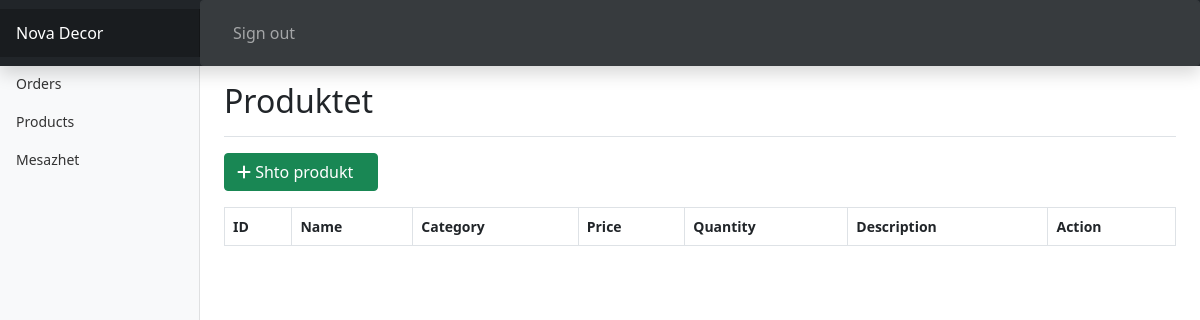
Page /login/admin/products.php (signed in) on the earlier database version.
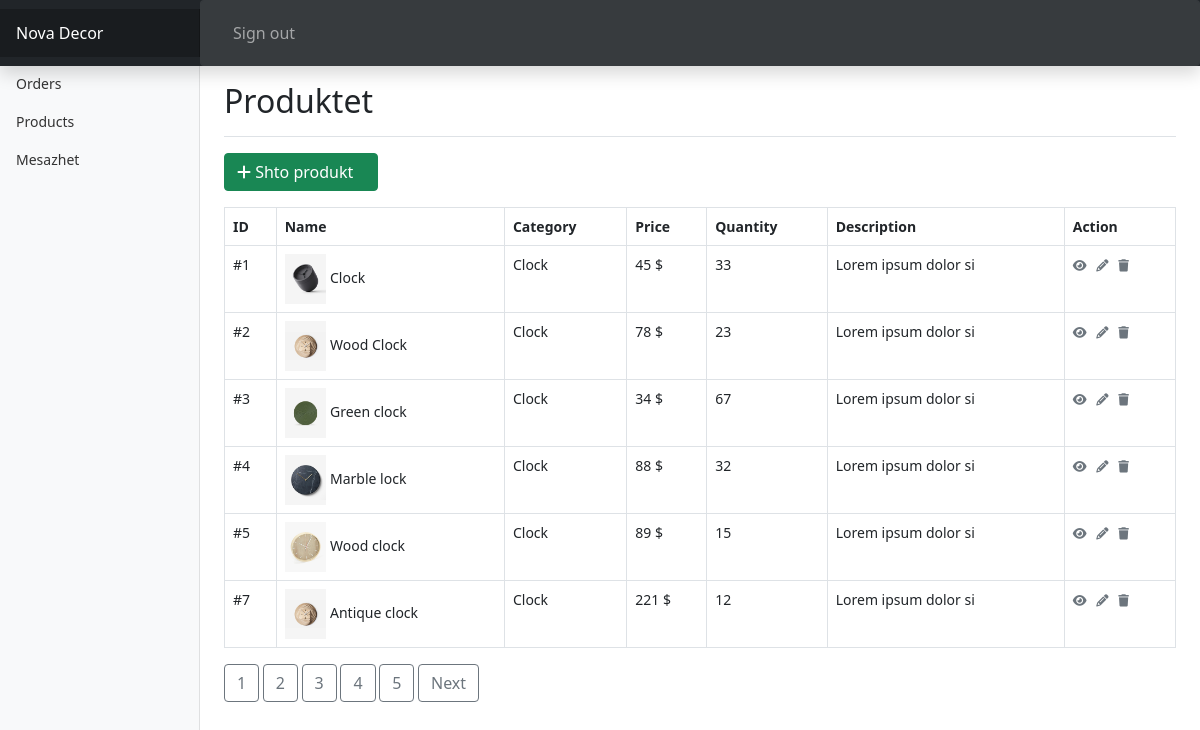
Same page on the later database version.
### tables this page shows
CREATE TABLE `products` (
  `product_id` int(11) NOT NULL,
  `name` varchar(100) DEFAULT NULL,
  `price` int(100) DEFAULT NULL,
  `image` varchar(250) DEFAULT NULL,
  `quantity` int(100) DEFAULT NULL,
  `description` text NOT NULL,
  `cat_id` int(11) NOT NULL
);

CREATE TABLE `category` (
  `category_id` int(11) NOT NULL,
  `name` text NOT NULL,
  `image` varchar(225) NOT NULL,
  `imageS3` varchar(225) NOT NULL
);

### login/admin/products.php (the view, shortened to what this page needs)
<?php
include "../includes/connect.php";
if(isset($_GET['page'])){
  $page=$_GET['page'];
}
else{$page=1;}
$num_per_page=6;
$start_from=($page-1)*$num_per_page;
$query="SELECT p.product_id,p.name , p.quantity, p.price , p.description , p.image, p.cat_id ,c.name AS category_name FROM products p,category c
WHERE p.cat_id= c.category_id limit $start_from,$num_per_page";
$result=mysqli_query($conn,$query);
?>
<!doctype html>
<html lang="en">
  <head>
  </head>
<body>
<?php include 'headers.php'?>
<div class="container-fluid">
  <div class="row">
    <?php include 'sidebars.php'?>
    <main class="col-md-9 ms-sm-auto col-lg-10 px-md-4">
      <div class="d-flex justify-content-between flex-wrap flex-md-nowrap align-items-center pt-3 pb-2 mb-3 border-bottom">
        <h1 class="h2">Produktet</h1>
      </div>
      <div class="d-md-flex my-3">
          <a href="add.php">
            <button class="btn btn-success pe-4" type="button"><i class="fa-solid fa-plus"></i>&nbsp;Shto produkt</button>
          </a>
     </div>
    <div class="table-responsive">
      <table class="table table-bordered">
        <thead>
          <tr>
            <th scope="col">ID</th>
            <th scope="col">Name</th>
            <th scope="col">Category</th>
            <th scope="col">Price</th>
            <th scope="col">Quantity</th>
            <th scope="col">Description</th>
            <th scope="col">Action</th>
          </tr>
        </thead>
        <tbody>
        <?php while($row = mysqli_fetch_assoc($result)){ ?>
           <tr>
                <td>#<?php echo $row['product_id']; ?></td>
                <td><img src="uploaded_img/<?php echo $row['image']; ?>" height="50px;" alt="">  <?php echo $row['name']; ?></td>
                <td><?php echo $row['category_name']; ?></td>
                <td><?php echo $row['price']; ?> $</td>
                <td><?php echo $row['quantity']; ?></td>
                <td><?php echo substr($row['description'],0,20); ?></td>
                <td>
                <a href="view.php?view=<?php echo $row['product_id']; ?>" title="View Record" data-toggle="tooltip"><span class="fa fa-eye text-secondary fa-sm">&nbsp;&nbsp;</span></a>
                <a href="update.php?edit=<?php echo $row['product_id']; ?>" title="Update Record" data-toggle="tooltip"><span class="fa fa-pencil text-secondary fa-sm">&nbsp;&nbsp;</span></a>
                <a href="delete.php?delete=<?php echo $row['product_id']; ?>" title="Delete Record" data-toggle="tooltip"><span class="fa fa-trash text-secondary fa-sm"></span></a>
                </td>
          </tr>
          <?php } ?>
        </tbody>
      </table>
    </div>
<?php
    $pr_query="SELECT * FROM products";
    $pr_result=mysqli_query($conn,$pr_query);
    $total_record=mysqli_num_rows($pr_result);
    $total_page=ceil($total_record/$num_per_page);
    for($i=1;$i<$total_page;$i++){
       echo"<a href='products.php?page=".$i."' class='btn btn-outline-secondary'>$i</a>&nbsp;" ;
    }
    if($i>$page ){
        echo"<a href='products.php?page=".($page+1)."' class='btn btn-outline-secondary'>Next</a>&nbsp;" ;
    }
    ?>
    </main>
  </div>
</div>
</body>
</html>

Differences in the rows shown:
added products: product_id "1", image (picture), name "Clock", cat.name "Clock", price "45", quantity "33", description "Lorem ipsum dolor si"
added products: product_id "2", image (picture), name "Wood Clock", cat.name "Clock", price "78", quantity "23", description "Lorem ipsum dolor si"
added products: product_id "3", image (picture), name "Green clock", cat.name "Clock", price "34", quantity "67", description "Lorem ipsum dolor si"
added products: product_id "4", image (picture), name "Marble lock", cat.name "Clock", price "88", quantity "32", description "Lorem ipsum dolor si"
added products: product_id "5", image (picture), name "Wood clock", cat.name "Clock", price "89", quantity "15", description "Lorem ipsum dolor si"
added products: product_id "7", image (picture), name "Antique clock", cat.name "Clock", price "221", quantity "12", description "Lorem ipsum dolor si"
Other differences:
new list line: "1"
new list line: "2"
new list line: "3"
new list line: "4"
new list line: "5"
text now shown: "Next"
